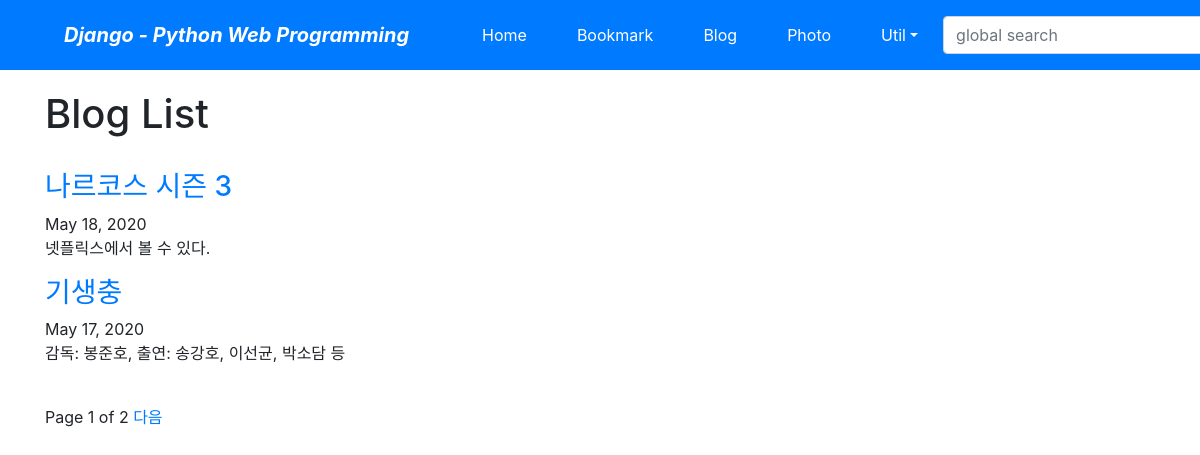
Before: /blog/ with the older database file.
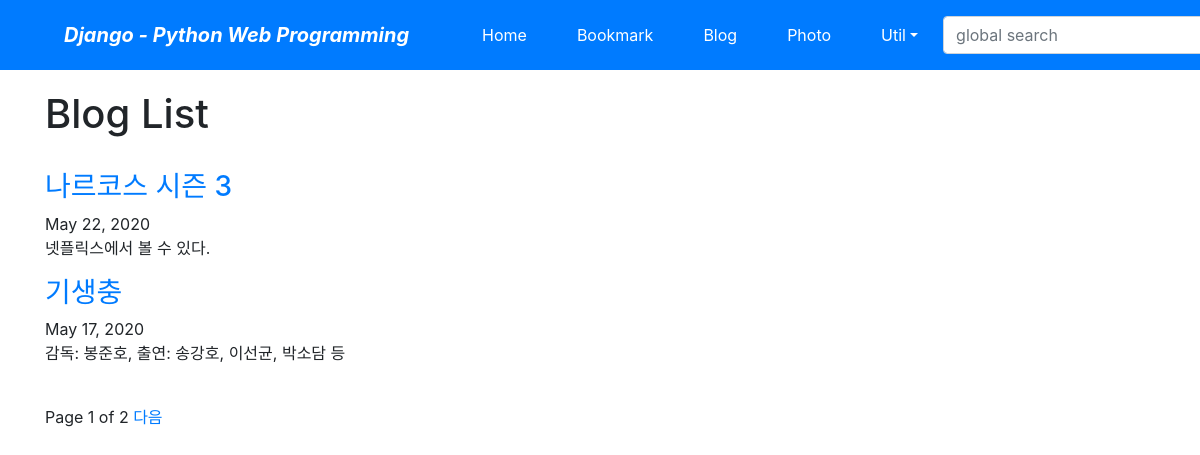
After: the same page with the newer database file.
### blog/models.py (models this page shows, shortened)
class Post(models.Model):
    title = models.CharField(verbose_name='TITLE', max_length=50)
    slug = models.SlugField(
        'SLUG', unique=True, allow_unicode=True, help_text='one word for title alias')
    description = models.CharField(
        'DESCRIPTION', max_length=100, blank=True, help_text='simple description text')
    content = models.TextField('CONTENT')
    create_dt = models.DateTimeField('CREATE DATE', auto_now_add=True)
    modify_dt = models.DateTimeField('MODIFY DATE', auto_now=True)
    tags = TaggableManager(blank=True)
    class Meta:
        verbose_name = 'post'
        verbose_name_plural = 'posts'
        db_table = 'blog_posts'
        ordering = ('-modify_dt',)
    def get_absolute_url(self):
        return reverse("blog:post_detail", args=(self.slug,))

### blog/views.py (the view)
# urls.py: path('', views.PostLV.as_view(), name='index'),
class PostLV(ListView):
    model = Post
    template_name = 'blog/post_all.html'
    context_object_name = 'posts'
    paginate_by = 2

### blog/templates/blog/post_all.html (shortened to what this page needs)
{% extends "base.html"%}
{% block content %}
    <h1>Blog List</h1>
    <br/>
    {% for post in posts %}
        <h3>
            <a href="{{ post.get_absolute_url }}">{{ post.title }}</a>
        </h3>
        {{ post.modify_dt|date:"N d, Y"}}
        <p>{{ post.description }}</p>
    {% endfor %}
    <br/>
    <div>
        <span>
            Page
            {{ page_obj.number}}
            of
            {{page_obj.paginator.num_pages}}
            {%if page_obj.has_next %}
                <a href="?page={{ page_obj.next_page_number }}">다음</a>
            {% endif %}
        </span>
    </div>
{% endblock %}

Changed rows visible on the page:
changed Post "나르코스 시즌 3": modify_dt "May 18, 2020" → "May 22, 2020"
